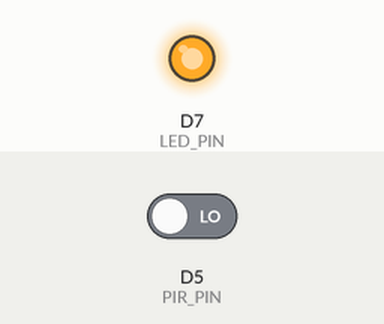
This sketch was run on a simulated ESP8266 (NodeMCU). Shown: output pins drawn as LEDs (lit = HIGH). Inputs (shaded band) come from the test bench; at power-on: D5 (PIR_PIN) LOW. What the sketch prints to the serial monitor is not drawn.

Above: at 1.2 s.
1.3 s: D5 (PIR_PIN) driven HIGH
Timing chart, 0 to 4.3 s (numbered marks = the images above; inputs shaded):
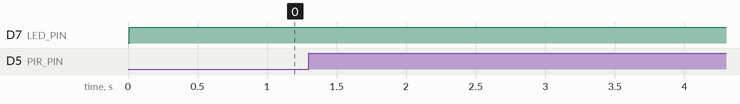

The sketch:

PIR.ino
```cpp
// กำหนดพินสำหรับ PIR และ LED
#define PIR_PIN D5   // พินที่เชื่อมต่อกับ OUT ของเซ็นเซอร์ PIR
#define LED_PIN D7   // พินที่เชื่อมต่อกับ LED

int pirValue=0;
int motionDetected = 0;
void getPirValue(void);
void setup()

{
  Serial.begin(115200);
  delay(10);
  pinMode(LED_PIN, OUTPUT);
  pinMode(PIR_PIN, INPUT);
  digitalWrite(LED_PIN, LOW);
}

void loop()
{
  getPirValue();
}


void getPirValue(void)

{
  pirValue = digitalRead(PIR_PIN);
  if (pirValue)
  {
    Serial.println(pirValue);
    // Serial.println("==> Motion detected");

  }
  digitalWrite(LED_PIN, PIR_PIN);
}
```
